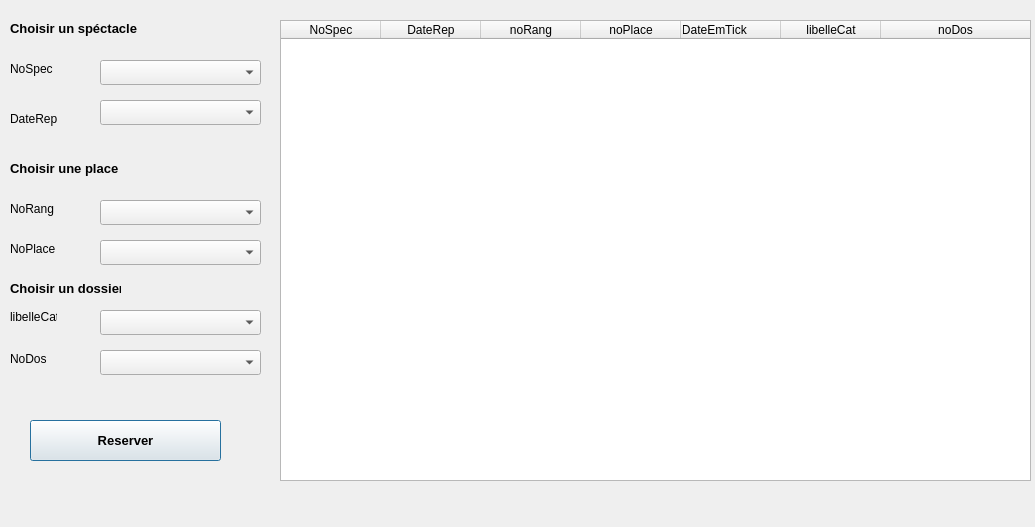
<?xml version="1.0" encoding="UTF-8"?>
<ui version="4.0">
 <class>fct_comp_8</class>
 <widget class="QDialog" name="fct_comp_8">
  <property name="windowModality">
   <enum>Qt::ApplicationModal</enum>
  </property>
  <property name="geometry">
   <rect>
    <x>0</x>
    <y>0</y>
    <width>1035</width>
    <height>527</height>
   </rect>
  </property>
  <property name="windowTitle">
   <string>Reservation</string>
  </property>
  <widget class="QLabel" name="label">
   <property name="geometry">
    <rect>
     <x>310</x>
     <y>10</y>
     <width>301</width>
     <height>21</height>
    </rect>
   </property>
   <property name="text">
    <string/>
   </property>
  </widget>
  <widget class="QLabel" name="label_3">
   <property name="geometry">
    <rect>
     <x>10</x>
     <y>20</y>
     <width>131</width>
     <height>17</height>
    </rect>
   </property>
   <property name="font">
    <font>
     <family>Segoe UI</family>
     <pointsize>10</pointsize>
     <weight>75</weight>
     <bold>true</bold>
    </font>
   </property>
   <property name="text">
    <string>Choisir un spéctacle </string>
   </property>
  </widget>
  <widget class="QComboBox" name="NoSpec_fct_combo_8_1">
   <property name="geometry">
    <rect>
     <x>100</x>
     <y>60</y>
     <width>161</width>
     <height>25</height>
    </rect>
   </property>
  </widget>
  <widget class="QComboBox" name="dateRep_fct_combo_8_2">
   <property name="geometry">
    <rect>
     <x>100</x>
     <y>100</y>
     <width>161</width>
     <height>25</height>
    </rect>
   </property>
   <item>
    <property name="text">
     <string/>
    </property>
   </item>
  </widget>
  <widget class="QLabel" name="label_6">
   <property name="geometry">
    <rect>
     <x>10</x>
     <y>60</y>
     <width>67</width>
     <height>17</height>
    </rect>
   </property>
   <property name="text">
    <string>NoSpec</string>
   </property>
  </widget>
  <widget class="QLabel" name="label_7">
   <property name="geometry">
    <rect>
     <x>10</x>
     <y>110</y>
     <width>67</width>
     <height>17</height>
    </rect>
   </property>
   <property name="text">
    <string>DateRep</string>
   </property>
  </widget>
  <widget class="QComboBox" name="NoRang_fct_combo_8_3">
   <property name="geometry">
    <rect>
     <x>100</x>
     <y>200</y>
     <width>161</width>
     <height>25</height>
    </rect>
   </property>
   <item>
    <property name="text">
     <string/>
    </property>
   </item>
  </widget>
  <widget class="QLabel" name="label_8">
   <property name="geometry">
    <rect>
     <x>10</x>
     <y>200</y>
     <width>67</width>
     <height>17</height>
    </rect>
   </property>
   <property name="text">
    <string>NoRang</string>
   </property>
  </widget>
  <widget class="QLabel" name="label_9">
   <property name="geometry">
    <rect>
     <x>10</x>
     <y>240</y>
     <width>67</width>
     <height>17</height>
    </rect>
   </property>
   <property name="text">
    <string>NoPlace</string>
   </property>
  </widget>
  <widget class="QComboBox" name="NoPlace_fct_combo_8_4">
   <property name="geometry">
    <rect>
     <x>100</x>
     <y>240</y>
     <width>161</width>
     <height>25</height>
    </rect>
   </property>
   <item>
    <property name="text">
     <string/>
    </property>
   </item>
  </widget>
  <widget class="QLabel" name="label_4">
   <property name="geometry">
    <rect>
     <x>10</x>
     <y>160</y>
     <width>111</width>
     <height>17</height>
    </rect>
   </property>
   <property name="font">
    <font>
     <family>Segoe UI</family>
     <pointsize>10</pointsize>
     <weight>75</weight>
     <bold>true</bold>
    </font>
   </property>
   <property name="text">
    <string>Choisir une place</string>
   </property>
  </widget>
  <widget class="QLabel" name="label_5">
   <property name="geometry">
    <rect>
     <x>10</x>
     <y>280</y>
     <width>111</width>
     <height>17</height>
    </rect>
   </property>
   <property name="font">
    <font>
     <family>Segoe UI</family>
     <pointsize>10</pointsize>
     <weight>75</weight>
     <bold>true</bold>
    </font>
   </property>
   <property name="text">
    <string>Choisir un dossier</string>
   </property>
  </widget>
  <widget class="QComboBox" name="NoDos_fct_combo_8_5">
   <property name="geometry">
    <rect>
     <x>100</x>
     <y>350</y>
     <width>161</width>
     <height>25</height>
    </rect>
   </property>
   <item>
    <property name="text">
     <string/>
    </property>
   </item>
  </widget>
  <widget class="QLabel" name="label_10">
   <property name="geometry">
    <rect>
     <x>10</x>
     <y>350</y>
     <width>67</width>
     <height>17</height>
    </rect>
   </property>
   <property name="text">
    <string>NoDos</string>
   </property>
  </widget>
  <widget class="QPushButton" name="pushButton">
   <property name="geometry">
    <rect>
     <x>30</x>
     <y>420</y>
     <width>191</width>
     <height>41</height>
    </rect>
   </property>
   <property name="font">
    <font>
     <family>Segoe UI</family>
     <pointsize>10</pointsize>
     <weight>75</weight>
     <bold>true</bold>
    </font>
   </property>
   <property name="text">
    <string>Reserver</string>
   </property>
  </widget>
  <widget class="QTableWidget" name="table_fct_comp_8">
   <property name="geometry">
    <rect>
     <x>280</x>
     <y>20</y>
     <width>751</width>
     <height>461</height>
    </rect>
   </property>
   <property name="lineWidth">
    <number>1</number>
   </property>
   <property name="sizeAdjustPolicy">
    <enum>QAbstractScrollArea::AdjustToContentsOnFirstShow</enum>
   </property>
   <property name="textElideMode">
    <enum>Qt::ElideMiddle</enum>
   </property>
   <attribute name="horizontalHeaderCascadingSectionResizes">
    <bool>false</bool>
   </attribute>
   <attribute name="horizontalHeaderShowSortIndicator" stdset="0">
    <bool>false</bool>
   </attribute>
   <attribute name="horizontalHeaderStretchLastSection">
    <bool>true</bool>
   </attribute>
   <attribute name="verticalHeaderCascadingSectionResizes">
    <bool>false</bool>
   </attribute>
   <attribute name="verticalHeaderShowSortIndicator" stdset="0">
    <bool>false</bool>
   </attribute>
   <attribute name="verticalHeaderStretchLastSection">
    <bool>false</bool>
   </attribute>
   <column>
    <property name="text">
     <string>NoSpec</string>
    </property>
   </column>
   <column>
    <property name="text">
     <string>DateRep</string>
    </property>
   </column>
   <column>
    <property name="text">
     <string>noRang</string>
    </property>
   </column>
   <column>
    <property name="text">
     <string>noPlace</string>
    </property>
   </column>
   <column>
    <property name="text">
     <string>DateEmTick          </string>
    </property>
   </column>
   <column>
    <property name="text">
     <string>libelleCat</string>
    </property>
   </column>
   <column>
    <property name="text">
     <string>noDos</string>
    </property>
   </column>
  </widget>
  <widget class="QLabel" name="label_11">
   <property name="geometry">
    <rect>
     <x>10</x>
     <y>480</y>
     <width>531</width>
     <height>41</height>
    </rect>
   </property>
   <property name="font">
    <font>
     <pointsize>7</pointsize>
     <weight>75</weight>
     <bold>true</bold>
    </font>
   </property>
   <property name="text">
    <string/>
   </property>
  </widget>
  <widget class="QLabel" name="label_2">
   <property name="geometry">
    <rect>
     <x>10</x>
     <y>310</y>
     <width>47</width>
     <height>13</height>
    </rect>
   </property>
   <property name="text">
    <string>libelleCat</string>
   </property>
  </widget>
  <widget class="QComboBox" name="fct_combo_8_12">
   <property name="geometry">
    <rect>
     <x>100</x>
     <y>310</y>
     <width>161</width>
     <height>25</height>
    </rect>
   </property>
   <item>
    <property name="text">
     <string/>
    </property>
   </item>
  </widget>
  <zorder>label</zorder>
  <zorder>label_3</zorder>
  <zorder>NoSpec_fct_combo_8_1</zorder>
  <zorder>dateRep_fct_combo_8_2</zorder>
  <zorder>label_6</zorder>
  <zorder>label_7</zorder>
  <zorder>NoRang_fct_combo_8_3</zorder>
  <zorder>label_8</zorder>
  <zorder>label_9</zorder>
  <zorder>NoPlace_fct_combo_8_4</zorder>
  <zorder>label_4</zorder>
  <zorder>label_5</zorder>
  <zorder>NoDos_fct_combo_8_5</zorder>
  <zorder>label_10</zorder>
  <zorder>pushButton</zorder>
  <zorder>label_11</zorder>
  <zorder>table_fct_comp_8</zorder>
  <zorder>label_2</zorder>
  <zorder>fct_combo_8_12</zorder>
 </widget>
 <resources/>
 <connections>
  <connection>
   <sender>NoSpec_fct_combo_8_1</sender>
   <signal>currentTextChanged(QString)</signal>
   <receiver>fct_comp_8</receiver>
   <slot>refreshDateRep()</slot>
   <hints>
    <hint type="sourcelabel">
     <x>180</x>
     <y>92</y>
    </hint>
    <hint type="destinationlabel">
     <x>451</x>
     <y>262</y>
    </hint>
   </hints>
  </connection>
  <connection>
   <sender>NoRang_fct_combo_8_3</sender>
   <signal>currentTextChanged(QString)</signal>
   <receiver>fct_comp_8</receiver>
   <slot>refreshNoPlace()</slot>
   <hints>
    <hint type="sourcelabel">
     <x>180</x>
     <y>212</y>
    </hint>
    <hint type="destinationlabel">
     <x>451</x>
     <y>262</y>
    </hint>
   </hints>
  </connection>
  <connection>
   <sender>pushButton</sender>
   <signal>clicked()</signal>
   <receiver>fct_comp_8</receiver>
   <slot>Reserver()</slot>
   <hints>
    <hint type="sourcelabel">
     <x>125</x>
     <y>492</y>
    </hint>
    <hint type="destinationlabel">
     <x>451</x>
     <y>262</y>
    </hint>
   </hints>
  </connection>
  <connection>
   <sender>pushButton</sender>
   <signal>clicked()</signal>
   <receiver>fct_comp_8</receiver>
   <slot>refreshResult()</slot>
   <hints>
    <hint type="sourcelabel">
     <x>125</x>
     <y>450</y>
    </hint>
    <hint type="destinationlabel">
     <x>460</x>
     <y>262</y>
    </hint>
   </hints>
  </connection>
 </connections>
 <slots>
  <slot>refreshDateRep()</slot>
  <slot>refreshNoPlace()</slot>
  <slot>refreshResult()</slot>
  <slot>Reserver()</slot>
 </slots>
</ui>
